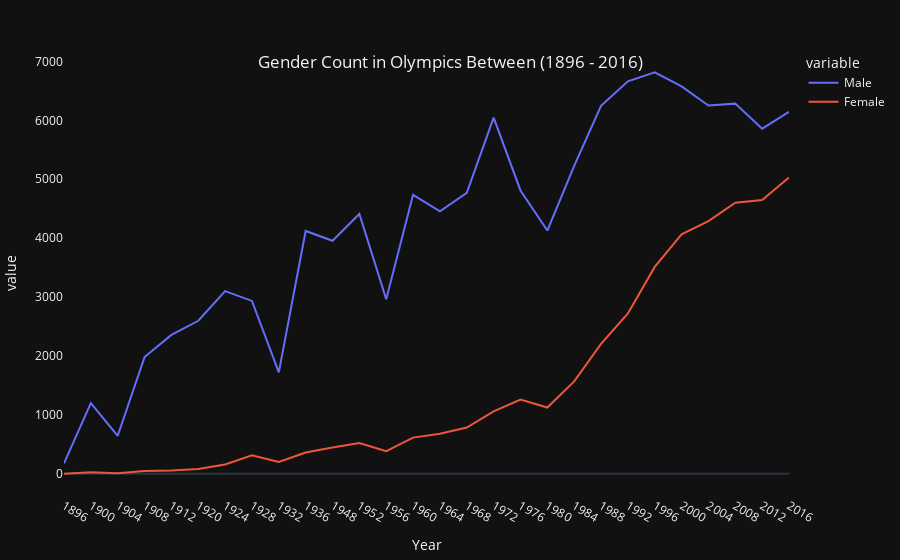

Source (notebook cell):
### Markdown cell above
## Visualizing The Gender Distribution At Each Olympics

### Code cell
sex = px.line(male_female, x = 'Year', y=['Male', 'Female'], template = 'plotly_dark')

sex.update_layout(margin=dict(l=10,
                               r=10,
                               t=50,
                               b=10),
                 title={
        'text': 'Gender Count in Olympics Between (1896 - 2016)',
        'y':0.9,
        'x':0.5,
        'xanchor': 'center',
        'yanchor': 'top'})

sex.update_xaxes(visible=True, showticklabels=True, 
                showgrid = False,
                type='category')

sex.update_yaxes(showgrid = False)

### Figure 1 — Plotly figure (JSON) as saved in the notebook; plotly's stock layout.template omitted (floating-point values rounded to 4 significant figures)
{"data": [{"hovertemplate": "variable=Male<br>Year=%{x}<br>value=%{y}<extra></extra>", "legendgroup": "Male", "line": {"color": "#636efa", "dash": "solid"}, "marker": {"symbol": "circle"}, "mode": "lines", "name": "Male", "orientation": "v", "showlegend": true, "type": "scatter", "x": [1896, 1900, 1904, 1908, 1912, 1920, 1924, 1928, 1932, 1936, 1948, 1952, 1956, 1960, 1964, 1968, 1972, 1976, 1980, 1984, 1988, 1992, 1996, 2000, 2004, 2008, 2012, 2016], "xaxis": "x", "y": [176, 1197, 644, 1980, 2356, 2597, 3100, 2934, 1721, 4122, 3956, 4410, 2962, 4735, 4454, 4770, 6047, 4810, 4129, 5226, 6247, 6662, 6816, 6576, 6253, 6284, 5858, 6144], "yaxis": "y"}, {"hovertemplate": "variable=Female<br>Year=%{x}<br>value=%{y}<extra></extra>", "legendgroup": "Female", "line": {"color": "#EF553B", "dash": "solid"}, "marker": {"symbol": "circle"}, "mode": "lines", "name": "Female", "orientation": "v", "showlegend": true, "type": "scatter", "x": [1896, 1900, 1904, 1908, 1912, 1920, 1924, 1928, 1932, 1936, 1948, 1952, 1956, 1960, 1964, 1968, 1972, 1976, 1980, 1984, 1988, 1992, 1996, 2000, 2004, 2008, 2012, 2016], "xaxis": "x", "y": [0, 23, 6, 44, 53, 78, 156, 312, 201, 361, 446, 521, 384, 613, 680, 783, 1060, 1260, 1123, 1568, 2203, 2721, 3512, 4065, 4289, 4603, 4646, 5031], "yaxis": "y"}], "layout": {"legend": {"title": {"text": "variable"}, "tracegroupgap": 0}, "margin": {"b": 10, "l": 10, "r": 10, "t": 50}, "title": {"text": "Gender Count in Olympics Between (1896 - 2016)", "x": 0.5, "xanchor": "center", "y": 0.9, "yanchor": "top"}, "xaxis": {"anchor": "y", "domain": [0, 1], "showgrid": false, "showticklabels": true, "title": {"text": "Year"}, "type": "category", "visible": true}, "yaxis": {"anchor": "x", "domain": [0, 1], "showgrid": false, "title": {"text": "value"}}}}
